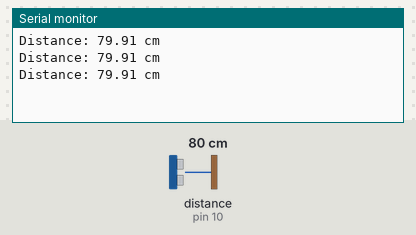
Simulated run of this sketch. Board: Arduino Uno, built with avr-gcc and run on an emulated ATmega328P. Shown: the last lines printed to the serial monitor. Wiring (inferred from the names in the program): ultrasonic range finder: trigger pin 8; echo pin 10. Inputs (shaded band) come from the test bench; at power-on: distance to the obstacle (sensor on pin 10) 80 cm. The echo pulse lasts 58.3 µs per cm.

Above: at 1.3 s.
1.4 s: distance to the obstacle (sensor on pin 10) set to 2 cm
At 1.9 s:
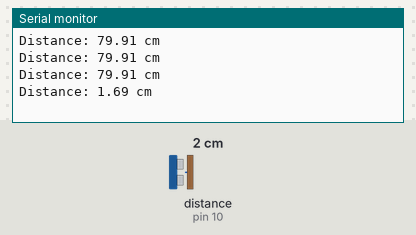
2.9 s: distance to the obstacle (sensor on pin 10) set to 4 cm
At 3.4 s:
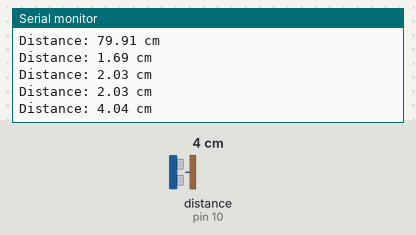
Timing chart, 0 to 5.9 s (numbered marks = the images above; inputs shaded):
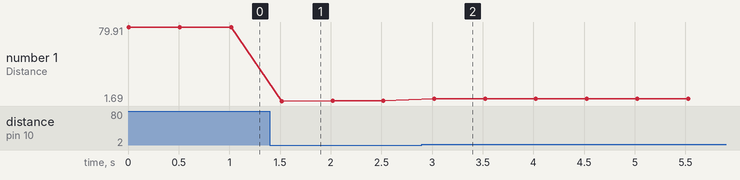

The sketch:

distance_detection.ino
```cpp
const int trigPin = 8;
const int echoPin =10 ;


long duration;

float distance;

void setup() {

  Serial.begin(9600);


  pinMode(trigPin, OUTPUT);


  pinMode(echoPin, INPUT);
}

void loop() {

  digitalWrite(trigPin, LOW);
  delayMicroseconds(2);


  digitalWrite(trigPin, HIGH);
  delayMicroseconds(10);
  digitalWrite(trigPin, LOW);

  duration = pulseIn(echoPin, HIGH);


  distance = (duration / 2.0) * 0.0344;

  Serial.print("Distance: ");
  Serial.print(distance);
  Serial.println(" cm");


  delay(500);
}
```

Measured:
- after the input at 1.4 s, the serial monitor: prints a new line after 0.12 s (image 1)
- after the input at 2.9 s, the serial monitor: prints a new line after 0.12 s (image 2)
- plotted number 1: 79.91 → 2.03 after the input at 1.4 s, 2.03 → 4.04 after the input at 2.9 s
